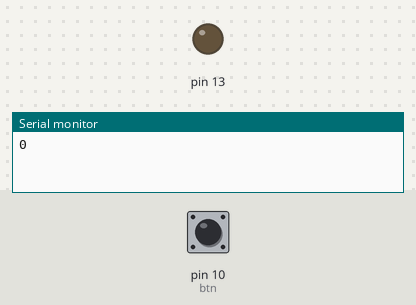
A sketch run on a simulated Arduino Uno, built with avr-gcc and run on an emulated ATmega328P. Shown: output pins drawn as LEDs (lit = HIGH), the last lines printed to the serial monitor. The test bench sets the inputs (shaded band); at power-on: pin 10 (btn) HIGH.

Above: at 1.2 s.
1.3 s: pin 10 (btn) pulled LOW for 3.2 s
At 5.4 s:
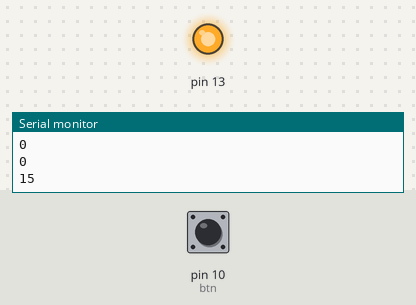
Timing chart, 0 to 21.2 s (numbered marks = the images above; inputs shaded):
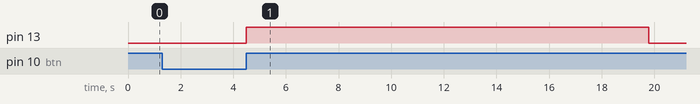

The sketch:

____2.ino
```cpp
void setup()
{
  pinMode(10, INPUT_PULLUP);  // 버튼 누름 감지 (내부 pullup저항 활용)
  pinMode(13, OUTPUT);        // LED 제어
  Serial.begin(9600);         // cnt변수 값을 모니터로 확인하기 위함
}

int cnt = 0;                  // LED 타이머 (초단위)
int PUSHCOUNT = 0;            // 버튼이 눌려있는 시간 측정 (ms단위)
int TIMECOUNT = 0;            // LED가 켜진 시간 counter (ms단위)
int btn = 1;                  // 버튼이 눌렸는지 나타내는 변수, negative PUSH
int time = 0;                 // 출력 관련 1초 counter

void loop()                   // 1ms마다 무한루프
{
  int old = btn;                                // 이전 btn값 저장
  btn = digitalRead(10);                        // btn 값을 새로 읽음

  if(old == LOW && btn == LOW) PUSHCOUNT++;     // 버튼이 눌려있는 상태가 지속되면 PUSHCOUNT
  if(old == LOW && btn == HIGH){                // 버튼이 떼지면 (low to high)
    int PUSHTIME = (PUSHCOUNT/1000);
    cnt += 5*PUSHTIME;                          // 버튼이 눌린 시간(초)의 5배만큼 cnt를 증가시키고
    PUSHCOUNT = 0;                              // PUSHCOUNT를 초기화
  }

  if (cnt > 0)                                  // LED가 켜져있을 때
  {
    TIMECOUNT++;                                // LED가 켜져있으면 TIMECOUNT
    if (TIMECOUNT == 1000){                     // LED가 1초 켜져있다면
      cnt--;                                    // cnt를 1씩 감소
      TIMECOUNT = 0;
    }
  }

  if (cnt > 0) digitalWrite(13, HIGH);        // cnt 값에 따라 LED 제어, positive ON
  else digitalWrite(13, LOW);

  if (time == 1000){                          // cnt값을 1초마다 모니터에 띄우기 위한 부분
    Serial.println(cnt);
    time = 1;
  }
  else time++;

  delay(1);                                   // 1ms loop
}
```

Measured:
- after the input at 1.3 s, pin 13: LOW → HIGH after 3.2 s, → LOW 15.3 s later
